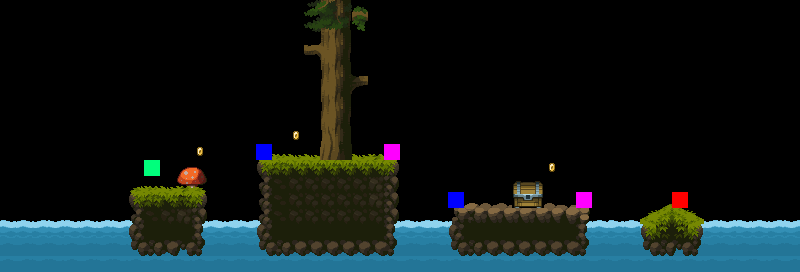

Below is a game level as drawn by its tile map, then a one-line description and the .tmx that defines it (tile-layer data replaced by summaries):
An orthogonal 50x17 tile map with 16x16 px tiles, 5 tile layers (water, terrain, background, helper, ...), 2 tilesets.

<map version="1.9" tiledversion="1.9.2" orientation="orthogonal" renderorder="right-down" width="50" height="17" tilewidth="16" tileheight="16" infinite="0" nextlayerid="22" nextobjectid="1">
 <tileset firstgid="1" source="Tiles.tsx" />
 <tileset firstgid="626" source="Helpset.tsx" />
 <layer id="17" name="water" width="50" height="17">
  <data>[850 cells, 166 non-empty, 12 distinct tile ids]</data>
 </layer>
 <layer id="18" name="terrain" width="50" height="17">
  <data>[850 cells, 115 non-empty, 33 distinct tile ids]</data>
 </layer>
 <layer id="19" name="background" width="50" height="17">
  <data>[850 cells, 55 non-empty, 46 distinct tile ids]</data>
 </layer>
 <layer id="20" name="helper" width="50" height="17">
  <data>[850 cells, 6 non-empty, 4 distinct tile ids]</data>
 </layer>
 <layer id="21" name="coins" width="50" height="17">
  <data>[850 cells, 3 non-empty, 1 distinct tile ids]</data>
 </layer>
</map>
